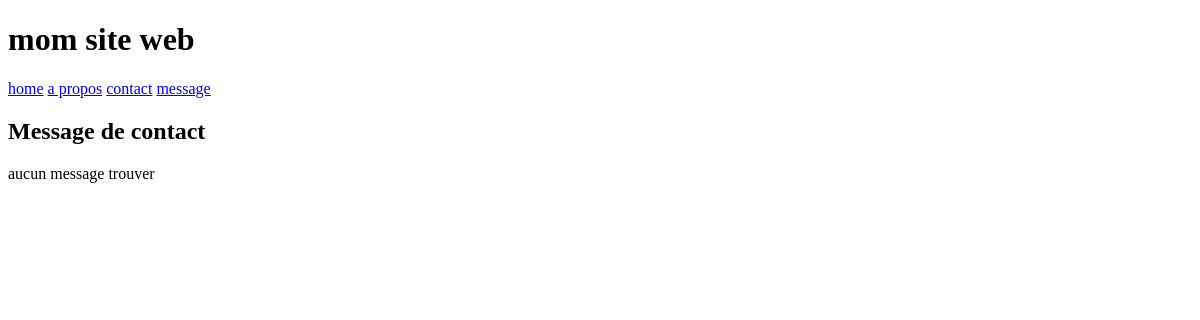
/messages/, run on an earlier commit of the app's database.
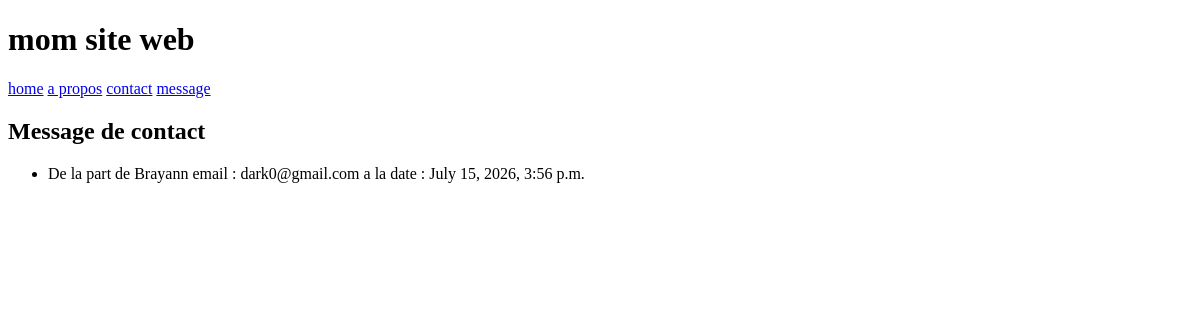
And on a later commit of the database.
### pages/models.py (models this page shows)
class ContactMessage(models.Model):
    name = models.CharField(max_length=100)
    email = models.EmailField()
    message = models.TextField()
    created_at = models.DateTimeField(
        auto_now_add=True
    )
    is_created = models.BooleanField(default=False)

### pages/views.py (the view)
# urls.py: path('messages/', views.message_list_view)
def message_list_view(request):
    message = ContactMessage.objects.all()
    context = {
        'message_list': message
    }
    return render(request, 'message_list.html', context)

### pages/templates/message_list.html
 {% extends "base.html" %}
 {% block content %}
<h2> Message de contact </h2>
{% if message_list %}
    <ul>
    {% for message in message_list %}
        <li>
            De la part de {{message.name}} email : {{message.email}} a la date : {{message.created_at}}
        </li>
    {% endfor %}
    </ul>
{% else %}
    <p> aucun message trouver </p>
{% endif %}
 {% endblock content %}

### templates/base.html (shortened to what this page needs)
<!DOCTYPE html>
<html lang="en">
<head>
</head>
<body>
        <header>
            <h1>mom site web</h1>
            <nav>
                <a href="/">home</a>
                <a href="#">a propos</a>
                <a href="/contact/">contact</a>
                <a href="/messages/">message</a>
            </nav>
        </header>
        <main>
            {% block content %}{% endblock %}
        </main>
</body>
</html>

What changed in the data, as far as the page shows it:
added ContactMessage: name "Brayann", email "dark0@gmail.com", created_at "July 15, 2026, 3:56 p.m."
Also different on the page:
text no longer shown: "aucun message trouver"
